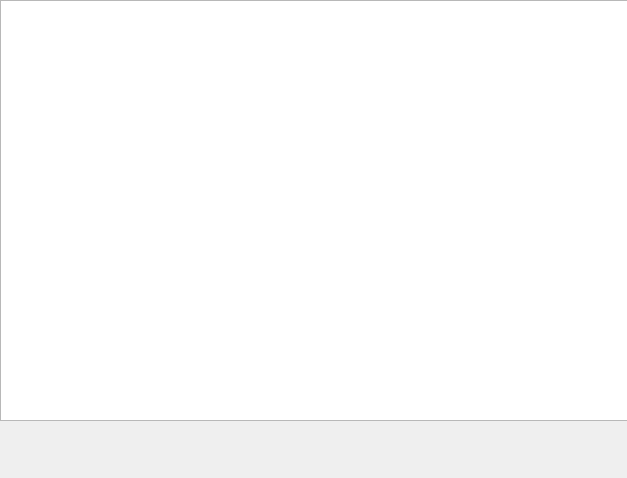
<?xml version="1.0" encoding="UTF-8"?>
<ui version="4.0">
 <class>Form</class>
 <widget class="QWidget" name="Form">
  <property name="geometry">
   <rect>
    <x>0</x>
    <y>0</y>
    <width>627</width>
    <height>478</height>
   </rect>
  </property>
  <property name="windowTitle">
   <string>Graph</string>
  </property>
  <widget class="PlotWIdget" name="graphicsView">
   <property name="geometry">
    <rect>
     <x>0</x>
     <y>0</y>
     <width>631</width>
     <height>421</height>
    </rect>
   </property>
  </widget>
 </widget>
 <customwidgets>
  <customwidget>
   <class>PlotWIdget</class>
   <extends>QGraphicsView</extends>
   <header>plotwidget</header>
  </customwidget>
 </customwidgets>
 <resources/>
 <connections/>
</ui>
